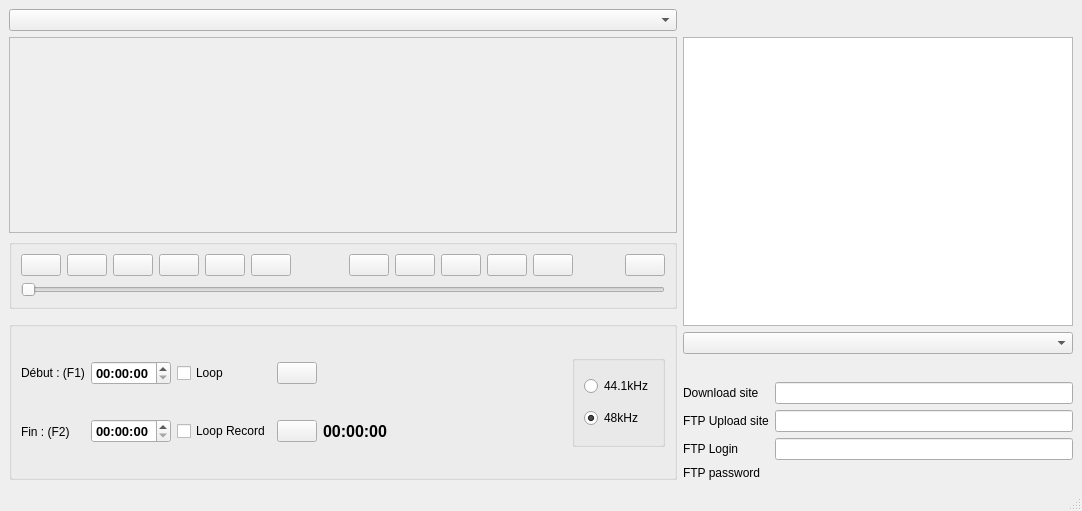
<?xml version="1.0" encoding="UTF-8"?>
<ui version="4.0">
 <class>MainWindow</class>
 <widget class="QMainWindow" name="MainWindow">
  <property name="geometry">
   <rect>
    <x>0</x>
    <y>0</y>
    <width>1082</width>
    <height>511</height>
   </rect>
  </property>
  <property name="windowTitle">
   <string>Remyxer</string>
  </property>
  <property name="windowIcon">
   <iconset resource="icon.qrc">
    <normaloff>:/images/mixer.png</normaloff>:/images/mixer.png</iconset>
  </property>
  <widget class="QWidget" name="centralwidget">
   <layout class="QGridLayout" name="gridLayout_3">
    <item row="5" column="1" colspan="2">
     <widget class="QComboBox" name="comboBoxDriver"/>
    </item>
    <item row="4" column="0" rowspan="8">
     <widget class="QGroupBox" name="groupBox">
      <property name="sizePolicy">
       <sizepolicy hsizetype="Preferred" vsizetype="Preferred">
        <horstretch>0</horstretch>
        <verstretch>1</verstretch>
       </sizepolicy>
      </property>
      <property name="title">
       <string/>
      </property>
      <layout class="QGridLayout" name="gridLayout_5">
       <item row="0" column="7">
        <spacer name="horizontalSpacer_4">
         <property name="orientation">
          <enum>Qt::Horizontal</enum>
         </property>
         <property name="sizeHint" stdset="0">
          <size>
           <width>40</width>
           <height>20</height>
          </size>
         </property>
        </spacer>
       </item>
       <item row="0" column="3">
        <widget class="QCheckBox" name="checkBoxLoop">
         <property name="focusPolicy">
          <enum>Qt::ClickFocus</enum>
         </property>
         <property name="toolTip">
          <string>Play the loop from F1 to F2 continously</string>
         </property>
         <property name="text">
          <string>Loop</string>
         </property>
        </widget>
       </item>
       <item row="0" column="2">
        <widget class="QTimeEdit" name="timeBegin">
         <property name="font">
          <font>
           <pointsize>10</pointsize>
           <bold>true</bold>
          </font>
         </property>
        </widget>
       </item>
       <item row="1" column="2">
        <widget class="QTimeEdit" name="timeEnd">
         <property name="font">
          <font>
           <pointsize>10</pointsize>
           <bold>true</bold>
          </font>
         </property>
        </widget>
       </item>
       <item row="0" column="1">
        <widget class="QLabel" name="labelBegin">
         <property name="text">
          <string>Début : (F1)</string>
         </property>
        </widget>
       </item>
       <item row="1" column="3">
        <widget class="QCheckBox" name="checkBoxLoopRecord">
         <property name="focusPolicy">
          <enum>Qt::ClickFocus</enum>
         </property>
         <property name="toolTip">
          <string>Record only within the loop cursor</string>
         </property>
         <property name="text">
          <string>Loop Record</string>
         </property>
        </widget>
       </item>
       <item row="1" column="1">
        <widget class="QLabel" name="labelEnd">
         <property name="text">
          <string>Fin : (F2)</string>
         </property>
        </widget>
       </item>
       <item row="0" column="8" rowspan="2">
        <widget class="QGroupBox" name="groupBoxSampleRate">
         <property name="title">
          <string/>
         </property>
         <property name="checkable">
          <bool>false</bool>
         </property>
         <layout class="QGridLayout" name="gridLayout_2">
          <item row="0" column="0">
           <widget class="QRadioButton" name="radioButton44">
            <property name="text">
             <string>44.1kHz</string>
            </property>
           </widget>
          </item>
          <item row="1" column="0">
           <widget class="QRadioButton" name="radioButton48">
            <property name="text">
             <string>48kHz</string>
            </property>
            <property name="checked">
             <bool>true</bool>
            </property>
           </widget>
          </item>
         </layout>
        </widget>
       </item>
       <item row="0" column="5">
        <widget class="QPushButton" name="buttonMix">
         <property name="focusPolicy">
          <enum>Qt::NoFocus</enum>
         </property>
         <property name="toolTip">
          <string>Mixer OFF</string>
         </property>
         <property name="text">
          <string/>
         </property>
         <property name="icon">
          <iconset resource="icon.qrc">
           <normaloff>:/images/mixer-512.png</normaloff>:/images/mixer-512.png</iconset>
         </property>
         <property name="iconSize">
          <size>
           <width>32</width>
           <height>32</height>
          </size>
         </property>
         <property name="checkable">
          <bool>true</bool>
         </property>
         <property name="checked">
          <bool>false</bool>
         </property>
        </widget>
       </item>
       <item row="1" column="5">
        <widget class="QPushButton" name="buttonInit">
         <property name="focusPolicy">
          <enum>Qt::NoFocus</enum>
         </property>
         <property name="toolTip">
          <string>Mixer OFF</string>
         </property>
         <property name="text">
          <string/>
         </property>
         <property name="icon">
          <iconset resource="icon.qrc">
           <normaloff>:/images/init.png</normaloff>:/images/init.png</iconset>
         </property>
         <property name="iconSize">
          <size>
           <width>32</width>
           <height>32</height>
          </size>
         </property>
         <property name="checkable">
          <bool>true</bool>
         </property>
         <property name="checked">
          <bool>false</bool>
         </property>
        </widget>
       </item>
       <item row="1" column="7">
        <widget class="QLabel" name="labelTime">
         <property name="sizePolicy">
          <sizepolicy hsizetype="Preferred" vsizetype="Preferred">
           <horstretch>0</horstretch>
           <verstretch>0</verstretch>
          </sizepolicy>
         </property>
         <property name="font">
          <font>
           <pointsize>12</pointsize>
           <bold>true</bold>
          </font>
         </property>
         <property name="text">
          <string>00:00:00</string>
         </property>
        </widget>
       </item>
      </layout>
     </widget>
    </item>
    <item row="8" column="1">
     <widget class="QLabel" name="labelDownloadSite">
      <property name="sizePolicy">
       <sizepolicy hsizetype="Preferred" vsizetype="Maximum">
        <horstretch>0</horstretch>
        <verstretch>0</verstretch>
       </sizepolicy>
      </property>
      <property name="text">
       <string>Download site</string>
      </property>
     </widget>
    </item>
    <item row="9" column="2">
     <widget class="QLineEdit" name="lineEditUploadSite">
      <property name="sizePolicy">
       <sizepolicy hsizetype="Expanding" vsizetype="Fixed">
        <horstretch>0</horstretch>
        <verstretch>0</verstretch>
       </sizepolicy>
      </property>
      <property name="text">
       <string/>
      </property>
     </widget>
    </item>
    <item row="1" column="1" rowspan="4" colspan="2">
     <widget class="QTextEdit" name="log"/>
    </item>
    <item row="9" column="1">
     <widget class="QLabel" name="labelUploadSite">
      <property name="sizePolicy">
       <sizepolicy hsizetype="Preferred" vsizetype="Maximum">
        <horstretch>0</horstretch>
        <verstretch>0</verstretch>
       </sizepolicy>
      </property>
      <property name="text">
       <string>FTP Upload site</string>
      </property>
     </widget>
    </item>
    <item row="0" column="0">
     <widget class="QComboBox" name="comboBoxRecentFiles"/>
    </item>
    <item row="2" column="0">
     <widget class="QGroupBox" name="groupBox_2">
      <property name="sizePolicy">
       <sizepolicy hsizetype="Preferred" vsizetype="Preferred">
        <horstretch>0</horstretch>
        <verstretch>1</verstretch>
       </sizepolicy>
      </property>
      <property name="title">
       <string/>
      </property>
      <layout class="QGridLayout" name="gridLayout_4">
       <item row="0" column="3">
        <widget class="QPushButton" name="buttonRecord">
         <property name="focusPolicy">
          <enum>Qt::NoFocus</enum>
         </property>
         <property name="toolTip">
          <string>Record selected tracks</string>
         </property>
         <property name="text">
          <string/>
         </property>
         <property name="icon">
          <iconset resource="icon.qrc">
           <normaloff>:/images/record.png</normaloff>:/images/record.png</iconset>
         </property>
         <property name="iconSize">
          <size>
           <width>32</width>
           <height>32</height>
          </size>
         </property>
        </widget>
       </item>
       <item row="0" column="6">
        <spacer name="horizontalSpacer_2">
         <property name="orientation">
          <enum>Qt::Horizontal</enum>
         </property>
         <property name="sizeHint" stdset="0">
          <size>
           <width>40</width>
           <height>20</height>
          </size>
         </property>
        </spacer>
       </item>
       <item row="0" column="2">
        <widget class="QPushButton" name="buttonPlay">
         <property name="focusPolicy">
          <enum>Qt::NoFocus</enum>
         </property>
         <property name="toolTip">
          <string>Press space to start or pause</string>
         </property>
         <property name="text">
          <string/>
         </property>
         <property name="icon">
          <iconset resource="icon.qrc">
           <normaloff>:/images/play.png</normaloff>:/images/play.png</iconset>
         </property>
         <property name="iconSize">
          <size>
           <width>32</width>
           <height>32</height>
          </size>
         </property>
        </widget>
       </item>
       <item row="0" column="13">
        <spacer name="horizontalSpacer">
         <property name="orientation">
          <enum>Qt::Horizontal</enum>
         </property>
         <property name="sizeHint" stdset="0">
          <size>
           <width>40</width>
           <height>20</height>
          </size>
         </property>
        </spacer>
       </item>
       <item row="0" column="1">
        <widget class="QPushButton" name="buttonRewind">
         <property name="focusPolicy">
          <enum>Qt::NoFocus</enum>
         </property>
         <property name="toolTip">
          <string>Press R to rewind</string>
         </property>
         <property name="text">
          <string/>
         </property>
         <property name="icon">
          <iconset resource="icon.qrc">
           <normaloff>:/images/rewind.png</normaloff>:/images/rewind.png</iconset>
         </property>
         <property name="iconSize">
          <size>
           <width>32</width>
           <height>32</height>
          </size>
         </property>
        </widget>
       </item>
       <item row="0" column="8">
        <widget class="QPushButton" name="buttonSearchDevice">
         <property name="focusPolicy">
          <enum>Qt::NoFocus</enum>
         </property>
         <property name="toolTip">
          <string>Refresh audio device list</string>
         </property>
         <property name="text">
          <string/>
         </property>
         <property name="icon">
          <iconset resource="icon.qrc">
           <normaloff>:/images/sync-circle-blue-512.png</normaloff>:/images/sync-circle-blue-512.png</iconset>
         </property>
         <property name="iconSize">
          <size>
           <width>32</width>
           <height>32</height>
          </size>
         </property>
        </widget>
       </item>
       <item row="2" column="0" colspan="16">
        <widget class="QSlider" name="wavSlider">
         <property name="orientation">
          <enum>Qt::Horizontal</enum>
         </property>
        </widget>
       </item>
       <item row="0" column="9">
        <widget class="QPushButton" name="buttonWebUpdate">
         <property name="focusPolicy">
          <enum>Qt::NoFocus</enum>
         </property>
         <property name="toolTip">
          <string>Check Web page for new available files</string>
         </property>
         <property name="text">
          <string/>
         </property>
         <property name="icon">
          <iconset resource="icon.qrc">
           <normaloff>:/images/reload.png</normaloff>:/images/reload.png</iconset>
         </property>
         <property name="iconSize">
          <size>
           <width>32</width>
           <height>32</height>
          </size>
         </property>
        </widget>
       </item>
       <item row="0" column="10">
        <widget class="QPushButton" name="buttonLog">
         <property name="focusPolicy">
          <enum>Qt::NoFocus</enum>
         </property>
         <property name="toolTip">
          <string>Show Log (or press F12)</string>
         </property>
         <property name="text">
          <string/>
         </property>
         <property name="icon">
          <iconset resource="icon.qrc">
           <normaloff>:/images/log-file-format.png</normaloff>:/images/log-file-format.png</iconset>
         </property>
         <property name="iconSize">
          <size>
           <width>32</width>
           <height>32</height>
          </size>
         </property>
        </widget>
       </item>
       <item row="0" column="14" colspan="2">
        <widget class="QPushButton" name="buttonHP">
         <property name="focusPolicy">
          <enum>Qt::NoFocus</enum>
         </property>
         <property name="toolTip">
          <string>Mute wav file</string>
         </property>
         <property name="text">
          <string/>
         </property>
         <property name="icon">
          <iconset resource="icon.qrc">
           <normaloff>:/images/music_on.png</normaloff>:/images/music_on.png</iconset>
         </property>
         <property name="iconSize">
          <size>
           <width>32</width>
           <height>32</height>
          </size>
         </property>
        </widget>
       </item>
       <item row="0" column="5">
        <widget class="QPushButton" name="buttonSave">
         <property name="focusPolicy">
          <enum>Qt::NoFocus</enum>
         </property>
         <property name="toolTip">
          <string>Save records</string>
         </property>
         <property name="text">
          <string/>
         </property>
         <property name="icon">
          <iconset resource="icon.qrc">
           <normaloff>:/images/save.png</normaloff>:/images/save.png</iconset>
         </property>
         <property name="iconSize">
          <size>
           <width>32</width>
           <height>32</height>
          </size>
         </property>
        </widget>
       </item>
       <item row="0" column="12">
        <widget class="QPushButton" name="buttonVuMeter">
         <property name="focusPolicy">
          <enum>Qt::NoFocus</enum>
         </property>
         <property name="toolTip">
          <string>Vumeter ON/OFF</string>
         </property>
         <property name="text">
          <string/>
         </property>
         <property name="icon">
          <iconset resource="icon.qrc">
           <normaloff>:/images/vu-meter-on.png</normaloff>:/images/vu-meter-on.png</iconset>
         </property>
         <property name="iconSize">
          <size>
           <width>32</width>
           <height>32</height>
          </size>
         </property>
        </widget>
       </item>
       <item row="0" column="4">
        <widget class="QPushButton" name="buttonLoad">
         <property name="focusPolicy">
          <enum>Qt::NoFocus</enum>
         </property>
         <property name="toolTip">
          <string>Choose wav file (48k)</string>
         </property>
         <property name="text">
          <string/>
         </property>
         <property name="icon">
          <iconset resource="icon.qrc">
           <normaloff>:/images/folder.png</normaloff>:/images/folder.png</iconset>
         </property>
         <property name="iconSize">
          <size>
           <width>32</width>
           <height>32</height>
          </size>
         </property>
        </widget>
       </item>
       <item row="0" column="0">
        <widget class="QPushButton" name="buttonONOFF">
         <property name="sizePolicy">
          <sizepolicy hsizetype="Minimum" vsizetype="Ignored">
           <horstretch>0</horstretch>
           <verstretch>0</verstretch>
          </sizepolicy>
         </property>
         <property name="focusPolicy">
          <enum>Qt::NoFocus</enum>
         </property>
         <property name="toolTip">
          <string>Turn sound stream to ON</string>
         </property>
         <property name="text">
          <string/>
         </property>
         <property name="icon">
          <iconset resource="icon.qrc">
           <normaloff>:/images/OFF.png</normaloff>:/images/OFF.png</iconset>
         </property>
         <property name="iconSize">
          <size>
           <width>48</width>
           <height>48</height>
          </size>
         </property>
        </widget>
       </item>
       <item row="0" column="11">
        <widget class="QPushButton" name="buttonMetronome">
         <property name="focusPolicy">
          <enum>Qt::NoFocus</enum>
         </property>
         <property name="toolTip">
          <string>Generate metronome wav file</string>
         </property>
         <property name="text">
          <string/>
         </property>
         <property name="icon">
          <iconset resource="icon.qrc">
           <normaloff>:/images/drum.png</normaloff>:/images/drum.png</iconset>
         </property>
         <property name="iconSize">
          <size>
           <width>32</width>
           <height>32</height>
          </size>
         </property>
        </widget>
       </item>
      </layout>
     </widget>
    </item>
    <item row="1" column="0">
     <widget class="QScrollArea" name="scrollArea">
      <property name="sizePolicy">
       <sizepolicy hsizetype="Expanding" vsizetype="Expanding">
        <horstretch>0</horstretch>
        <verstretch>40</verstretch>
       </sizepolicy>
      </property>
      <property name="focusPolicy">
       <enum>Qt::NoFocus</enum>
      </property>
      <property name="widgetResizable">
       <bool>true</bool>
      </property>
      <widget class="QWidget" name="scrollAreaWidgetContents">
       <property name="geometry">
        <rect>
         <x>0</x>
         <y>0</y>
         <width>730</width>
         <height>159</height>
        </rect>
       </property>
       <layout class="QGridLayout" name="gridLayout"/>
      </widget>
     </widget>
    </item>
    <item row="8" column="2">
     <widget class="QLineEdit" name="lineEditDownloadSite">
      <property name="sizePolicy">
       <sizepolicy hsizetype="Expanding" vsizetype="Fixed">
        <horstretch>0</horstretch>
        <verstretch>0</verstretch>
       </sizepolicy>
      </property>
      <property name="text">
       <string/>
      </property>
     </widget>
    </item>
    <item row="10" column="2">
     <widget class="QLineEdit" name="lineEditFTPLogin">
      <property name="sizePolicy">
       <sizepolicy hsizetype="Expanding" vsizetype="Fixed">
        <horstretch>0</horstretch>
        <verstretch>0</verstretch>
       </sizepolicy>
      </property>
      <property name="text">
       <string/>
      </property>
     </widget>
    </item>
    <item row="10" column="1">
     <widget class="QLabel" name="labelFTPLogin">
      <property name="sizePolicy">
       <sizepolicy hsizetype="Preferred" vsizetype="Maximum">
        <horstretch>0</horstretch>
        <verstretch>0</verstretch>
       </sizepolicy>
      </property>
      <property name="text">
       <string>FTP Login</string>
      </property>
     </widget>
    </item>
    <item row="11" column="1">
     <widget class="QLabel" name="labelFTPpwd">
      <property name="sizePolicy">
       <sizepolicy hsizetype="Preferred" vsizetype="Maximum">
        <horstretch>0</horstretch>
        <verstretch>0</verstretch>
       </sizepolicy>
      </property>
      <property name="text">
       <string>FTP password</string>
      </property>
     </widget>
    </item>
   </layout>
  </widget>
  <widget class="QMenuBar" name="menubar">
   <property name="geometry">
    <rect>
     <x>0</x>
     <y>0</y>
     <width>1082</width>
     <height>22</height>
    </rect>
   </property>
  </widget>
  <widget class="QStatusBar" name="statusbar"/>
 </widget>
 <resources>
  <include location="icon.qrc"/>
 </resources>
 <connections/>
</ui>
